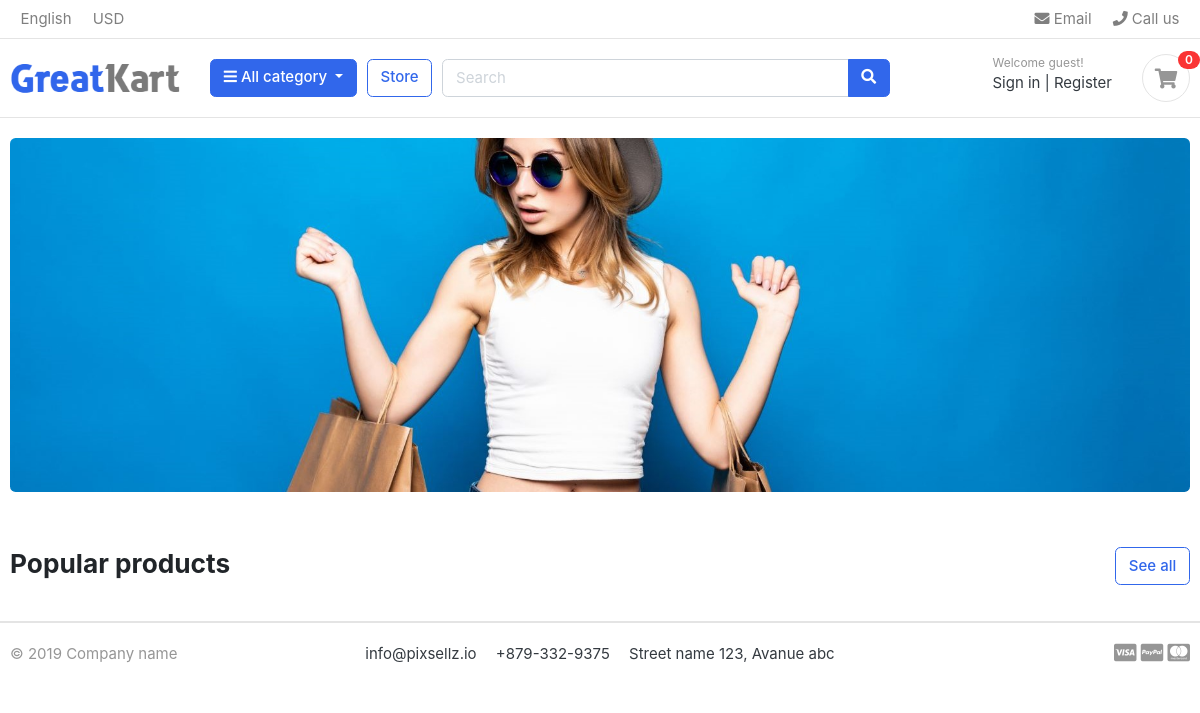
/, run on an earlier commit of the app's database.
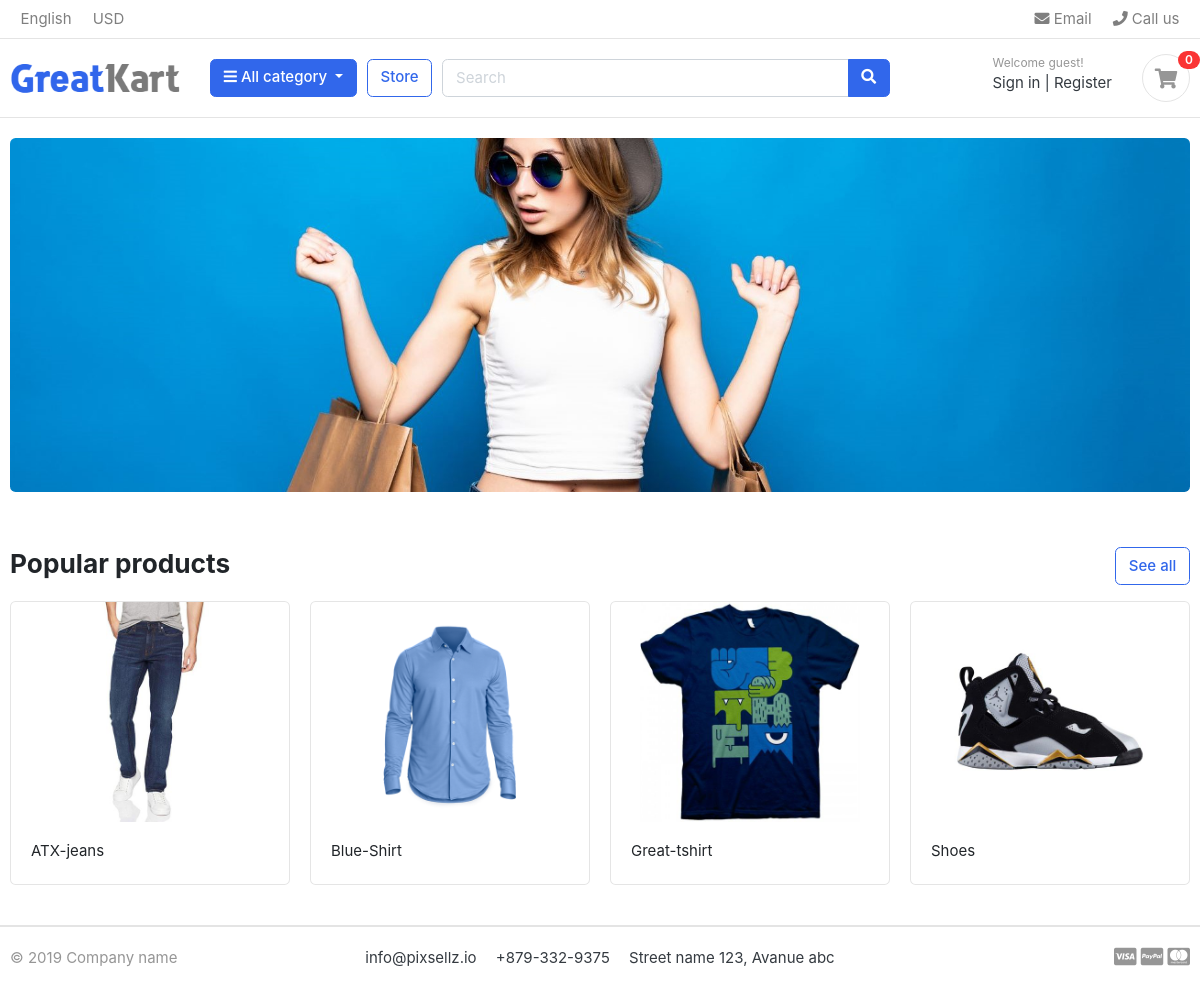
And on a later commit of the database.
### store/models.py (models this page shows, shortened)
class Product(models.Model):
    product_name = models.CharField(max_length=100, unique= True)
    slug = models.SlugField(max_length=100, unique= True)
    description = models.TextField(max_length=500, blank=True)
    price = models.IntegerField()
    images = models.ImageField(upload_to='photos/products')
    stock = models.IntegerField()
    is_available = models.BooleanField(default=True)
    category = models.ForeignKey(Category, on_delete=models.CASCADE)
    created_date = models.DateField(auto_now_add=True)  #auto_add_now = True
    modified_date = models.DateField(auto_now=True)
    def get_url(self):
        return reverse('product_detail', args = [self.category.slug,self.slug])

### greenkart/views.py (the view)
# urls.py: 2. Add a URL to urlpatterns:  path('', views.home, name='home')
def home(request):
    products = Product.objects.all().filter(is_available = True)
    context = {
        'products': products
    }
    return render(request,'home.html',context)

### category/context_processors.py (called while the page is built)
def menu_links(request):
    links = Category.objects.all()
    return dict(links = links)   #links = links

### category/models.py (called while the page is built)
    def get_url(self):
        return reverse('products_by_category', args = [self.slug])

### templates/home.html (shortened to what this page needs)
{%extends 'base.html'%}
{%load static%}
{%block content%}
<section class="section-intro padding-y-sm">
<div class="container">
<div class="intro-banner-wrap">
	<img src="{%static 'images/banners/cover.jpg'%}" class="img-fluid rounded">
</div>
</div>
</section>
<section class="section-name padding-y-sm">
<div class="container">
<header class="section-heading">
	<a href="./store.html" class="btn btn-outline-primary float-right">See all</a>
	<h3 class="section-title">Popular products</h3>
</header>
<div class="row">
	{%for product in products%}
	<div class="col-md-3">
		<div class="card card-product-grid">
			<a href="{{product.get_url}}" class="img-wrap"> <img src="{{product.images.url}}"> </a>
			<figcaption class="info-wrap">
				<a href="{{product.get_url}}" class="title">{{product.product_name}}</a>
			</figcaption>
		</div>
	</div>
	{%endfor%}
</div>
</div>
</section>
</body>
</html>
{%endblock%}

What changed in the data, as far as the page shows it:
added Product: images (picture), product_name "ATX-jeans"
added Product: images (picture), product_name "Blue-Shirt"
added Product: images (picture), product_name "Great-tshirt"
added Product: images (picture), product_name "Shoes"
